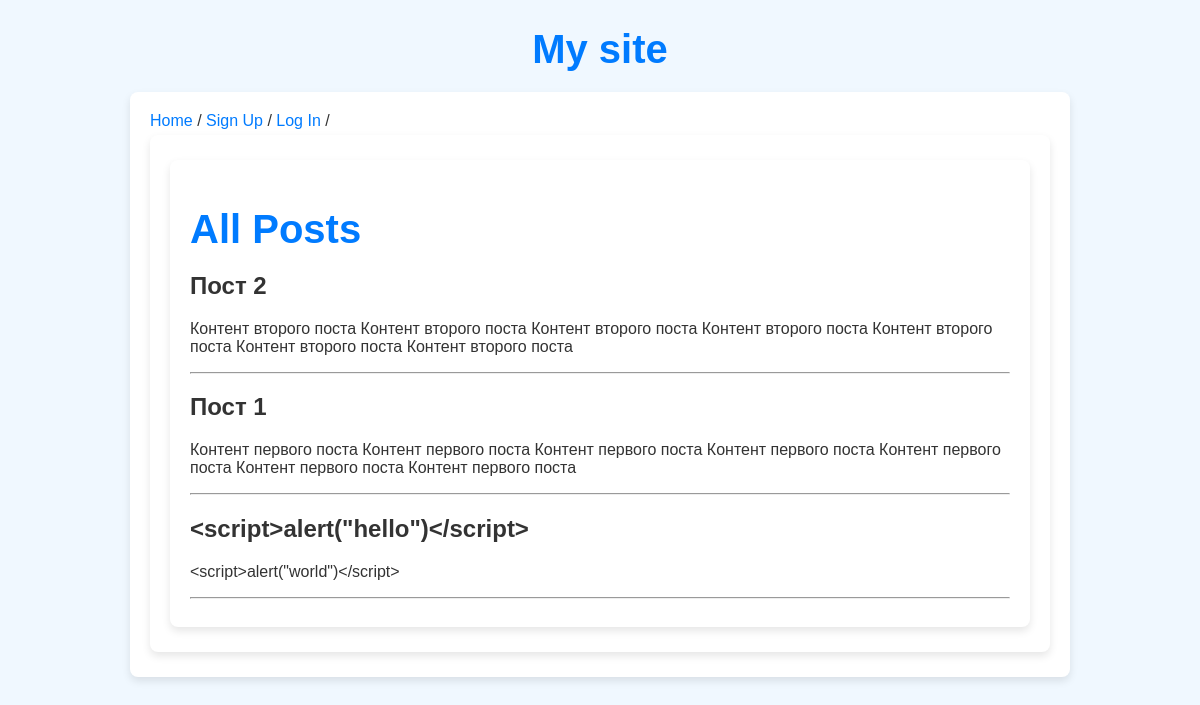
/posts/, run on the app's committed database.
### mysite/core/models.py (models this page shows)
class Post(models.Model):
    title = models.CharField(max_length=200)  # Заголовок поста
    content = models.TextField()  # Основное содержание поста
    created_at = models.DateTimeField(auto_now_add=True)  # Дата и время создания поста
    updated_at = models.DateTimeField(auto_now=True)  # Дата и время последнего обновления поста
    author = models.ForeignKey(User, on_delete=models.CASCADE, related_name='posts')  # Автор поста

### mysite/core/views.py (the view)
# urls.py: path('posts/', views.post_list, name='post_list'),
def post_list(request):
    posts = Post.objects.all()
    return render(request, 'posts.html', {'posts': posts})

### mysite/templates/posts.html
{% extends 'base.html' %}
{% block content %}
<div class="posts_container">
<h1>All Posts</h1>
{% for post in posts %}
    {% include 'post.html' with post=post %}
{% empty %}
    <p>No posts available.</p>
{% endfor %}
</div>
{% endblock %}

### mysite/templates/post.html
<div class="post">
    <h2>{{ post.title }}</h2>
    <p>{{ post.content }}</p>
    <hr>
</div>

### mysite/core/static/css/common.css (style rules this page uses)
body { background-color: #f0f8ff; font-family: 'Arial', sans-serif; margin: 0; padding: 0; color: #333; }
.base__container, .content_container, .posts_container { max-width: 900px; margin: 5px auto; padding: 20px; background-color: #fff; border-radius: 8px; box-shadow: 0 4px 8px rgba(0, 0, 0, 0.1); }
h1 { color: #007BFF; font-size: 2.5rem; margin-bottom: 20px; }

### data on the page
Post: title "Пост 2", content "Контент второго поста Контент второго поста Контент второго поста Контент второго поста Контент второго поста Контент второго поста Контент второго поста"
Post: title "Пост 1", content "Контент первого поста Контент первого поста Контент первого поста Контент первого поста Контент первого поста Контент первого поста Контент первого поста"
Post: title "<script>alert(\"hello\")</script>", content "<script>alert(\"world\")</script>"
